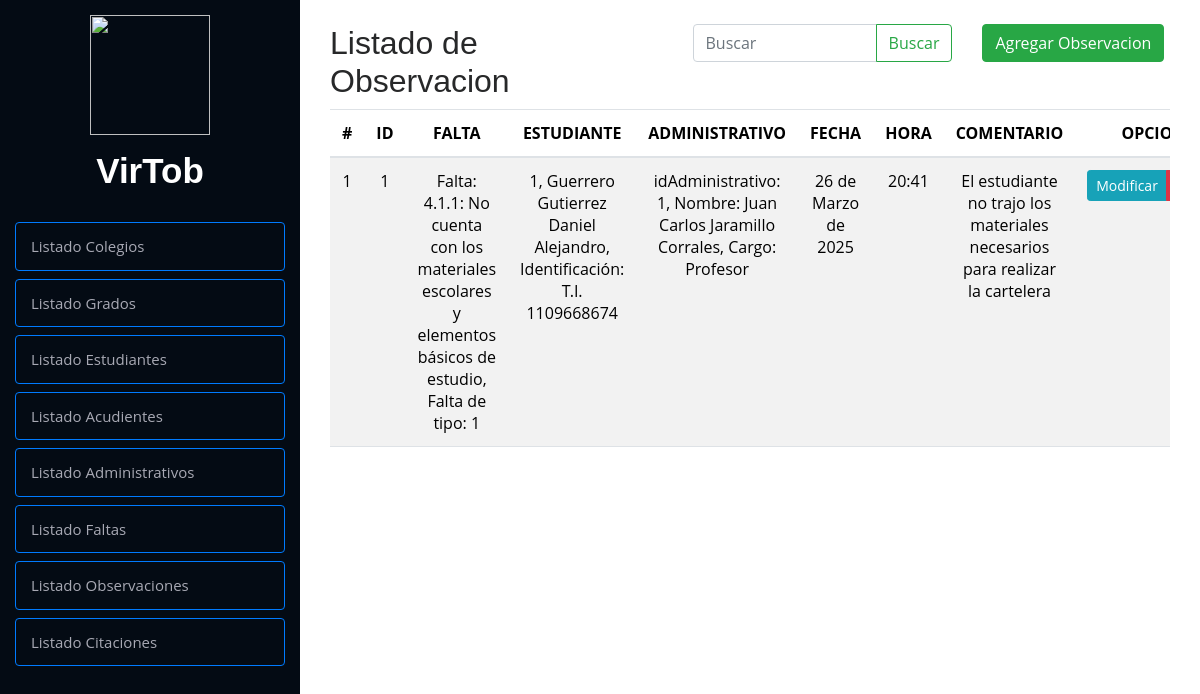
The app's page /crud/listaObservacion/, older data.
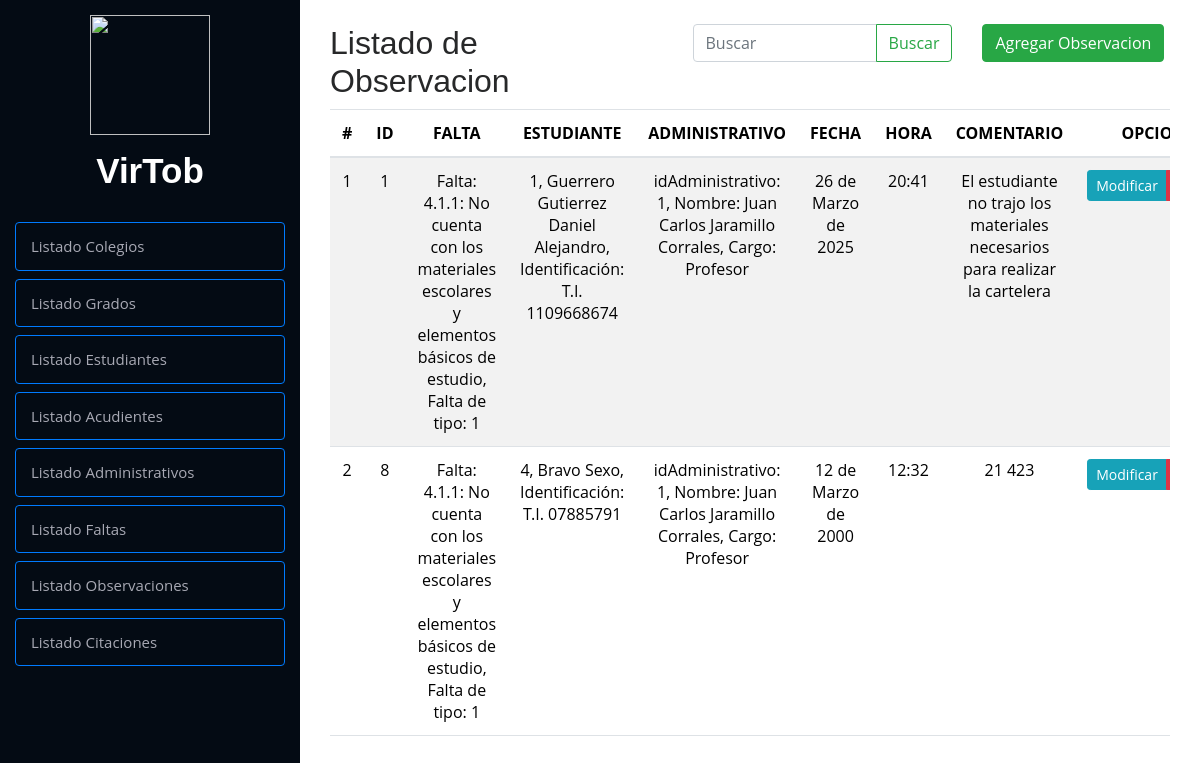
The same page, newer data.
### Modulos/Observador/models.py (models this page shows, shortened)
class Observacion(models.Model):
    idObservacion = models.AutoField(primary_key=True)
    idFalta = models.ForeignKey(
        Faltas, on_delete=models.CASCADE, related_name="observaciones")
    idEstudiante = models.ForeignKey(
        Estudiante, on_delete=models.CASCADE, related_name="observaciones")
    idAdministrativo = models.ForeignKey(
        Administrativos, on_delete=models.CASCADE, related_name="observaciones")
    fecha = models.DateField()
    hora = models.TimeField()
    comentario = models.TextField(max_length=1000)
    class Meta:
        verbose_name = 'Observacion'

class Faltas(models.Model):
    idFalta = models.AutoField(primary_key=True)
    tiposFaltas = [
        (1, "Tipo 1"),
        (2, "Tipo 2"),
        (3, "Tipo 3")
    ]
    tipoFalta = models.IntegerField(choices=tiposFaltas, default=1)
    falta = models.CharField(max_length=10, null=True, blank=True)
    descripcion = models.TextField(max_length=1000)
    idColegio = models.ForeignKey(
        Colegio, on_delete=models.CASCADE, related_name="faltas", default=1)
    def __str__(self):
        return f"Falta: {self.falta}: {self.descripcion}, Falta de tipo: {self.tipoFalta}"
    class Meta:
        verbose_name = 'Faltas'

class Estudiante(models.Model):
    idEstudiante = models.AutoField(primary_key=True)
    tiposDocumentos = [
        ('T.I.', 'Tarjeta de Identidad'),
        ('C.C.', 'Cedula de Ciudadanía'),
        ('C.E.', 'Cedula de Extranjería')
    ]
    tipoDocumento = models.CharField(
        max_length=4, choices=tiposDocumentos, default='T.I.')
    documento = models.CharField(max_length=10, default=0)
    nombre = models.CharField(max_length=100)
    apellido = models.CharField(max_length=100)
    fechaNacimiento = models.DateField(null=True)
    correo = models.EmailField(max_length=100)
    contrasena = models.CharField(max_length=100)
    faltasTipo1 = models.IntegerField(default=0)
    faltasTipo2 = models.IntegerField(default=0)
    faltasTipo3 = models.IntegerField(default=0)
    idColegio = models.ForeignKey(
        Colegio, on_delete=models.CASCADE, related_name="estudiantes", default=1)
    idGrado = models.ForeignKey(
        Grado, on_delete=models.CASCADE, null=True, blank=True)
    imagen_perfil = models.ImageField(
        upload_to='perfiles/', blank=True, null=True)
    def __str__(self):
        return f"{self.idEstudiante}, {self.apellido} {self.nombre}, Identificación: {self.tipoDocumento} {self.documento}"
    class Meta:
        verbose_name = 'Estudiante'

class Administrativos(models.Model):
    idAdministrativo = models.AutoField(primary_key=True)
    nombre = models.CharField(max_length=100)
    apellido = models.CharField(max_length=100)
    cargos = [  # Lista de tuplas para choices
        ('profesor', 'Profesor'),
        ('directivo', 'Directivo'),
    ]
    cargo = models.CharField(max_length=9, choices=cargos, default='profesor')
    ciclo = models.CharField(max_length=12, null=True, blank=True)
    correo = models.EmailField(max_length=100)
    contrasena = models.CharField(max_length=100)
    def __str__(self):
        if self.cargo == 'profesor' and self.ciclo:
            return f"idAdministrativo: {self.idAdministrativo}, Nombre: {self.nombre} {self.apellido}, Cargo: {self.cargo}, Ciclo: {self.ciclo}"
        return f"idAdministrativo: {self.idAdministrativo}, Nombre: {self.nombre} {self.apellido}, Cargo: {self.cargo}"
    class Meta:
        verbose_name = 'Administrativos'

### Modulos/Observador/views.py (the view, shortened to what this page needs)
# urls.py: path('listaObservacion/', listaObservacion, name='listaObservacion'),
def listaObservacion(request):
    query = request.GET.get("buscar", "")  # Obtener el valor del input
    observaciones = Observacion.objects.all()  # Obtiene todos los registro
    return render(request, 'listas/observaciones.html', {'observacion': observaciones, "query": query})

### Modulos/Observador/templates/listas/observaciones.html (shortened to what this page needs)
{% extends "index.html" %}
{% load static %}
        {% block contenido %}
        <div class="container py-4">
            <div class="row">
                <div class="col-md-12">
                    <div class="row">
                        <div class="col-5">
                            <h2>Listado de Observacion</h2>
                        </div>
                        <div class="col-4">
                            <form class="d-flex" method="GET">
                                <div class="input-group">
                                    <input type="text" class="form-control" placeholder="Buscar" name="buscar"
                                        value="{{ query }}" aria-label="Search">
                                    <button class="btn btn-outline-success" type="submit">Buscar</button>
                                </div>
                            </form>
                        </div>
                        <div class="col-3">
                            <a href="{% url 'agregarObservacion' %}" class="btn btn-success">Agregar Observacion</a>
                        </div>
                    </div>
                    <div class="table-responsive">
                        <table class="table table-striped">
                            <thead>
                                <tr>
                                    <th>#</th>
                                    <th>ID</th>
                                    <th>FALTA</th>
                                    <th>ESTUDIANTE</th>
                                    <th>ADMINISTRATIVO</th>
                                    <th>FECHA</th>
                                    <th>HORA</th>
                                    <th>COMENTARIO</th>
                                    <th>OPCIONES</th>
                                </tr>
                            </thead>
                            <tbody>
                                {% if observacion %}
                                {% for observacion in observacion %}
                                <tr>
                                    <td class="">{{ forloop.counter }}</td>
                                    <td class="">{{ observacion.idObservacion }}</td>
                                    <td class="">{{ observacion.idFalta }}</td>
                                    <td class="">{{ observacion.idEstudiante }}</td>
                                    <td class="">{{ observacion.idAdministrativo }}</td>
                                    <td class="">{{ observacion.fecha }}</td>
                                    <td class="">{{ observacion.hora }}</td>
                                    <td class="">{{ observacion.comentario }}</td>
                                    <td>
                                        <div class="btn-group btn-group-sm" role="group" aria-label="Basic example">
                                            <a href="{% url 'modificarObservacion' observacion.idObservacion %}"
                                                class="btn btn-info btn-sm">
                                                Modificar
                                            </a>
                                            <a href="#" onclick="eliminarObservacion({{ observacion.idObservacion }})"
                                                class="btn btn-danger btn-sm">
                                            </a>
                                        </div>
                                    </td>
                                </tr>
                                {% endfor %}
                                {% else %}
                                <tr>
                                    <td colspan="9" class="text-center text-danger">⚠ No se encontraron resultados</td>
                                </tr>
                                {% endif %}
                            </tbody>
                        </table>
                    </div>
                </div>
            </div>
        </div>
        {% endblock %}

Row changes from the older to the newer data that the page shows:
added Observacion: idObservacion "8", idFalta "Falta: 4.1.1: No cuenta con los materiales escolares y elementos básicos de estudio, Falta de tipo: 1", idEstudiante "4, Bravo Sexo, Identificación: T.I. 07885791", idAdministrativo "idAdministrativo: 1, Nombre: Juan Carlos Jaramillo Corrales, Cargo: Profesor", fecha "12 de Marzo de 2000", hora "12:32", comentario "21 423"
